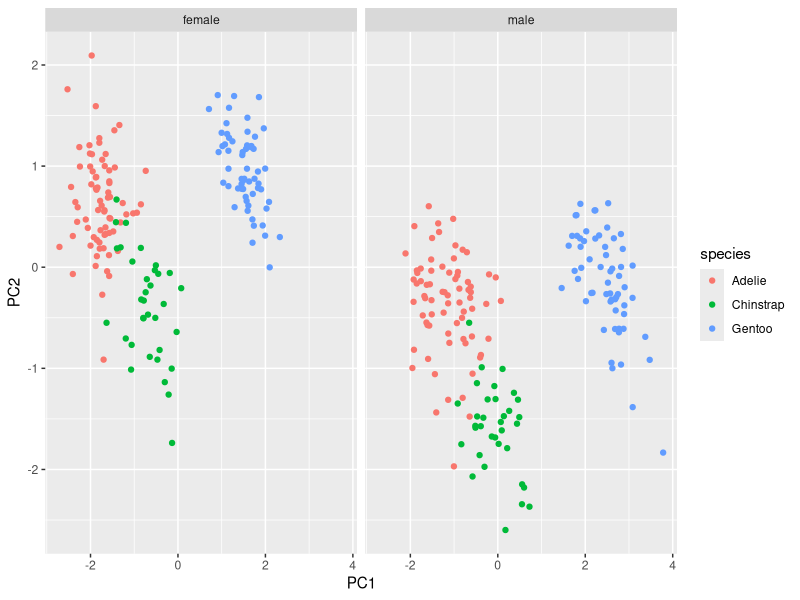

The R script that drew this image:
library(palmerpenguins)
library(tidyverse)

penguins_no_na <- palmerpenguins::penguins %>%
  drop_na %>%
  mutate(id = row_number())
  
penguins_tbl_num <- penguins_no_na %>% 
  select(c(3:6))

pr_penguins <- prcomp(penguins_tbl_num, scale. = T, center = T) 
penguins_no_na$PC1 <- pr_penguins$x[,"PC1"]
penguins_no_na$PC2 <- pr_penguins$x[,"PC2"]

penguins_no_na %>% 
  ggplot(aes(PC1, PC2)) +
  geom_point(aes(col = species)) +
  facet_wrap(~sex)

